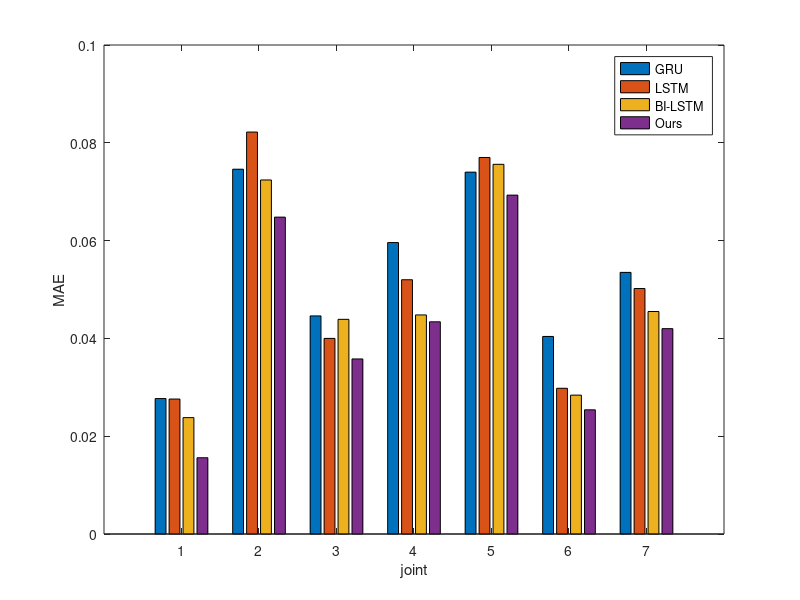

Recreate this plot in MATLAB.
% %----joint1----%%
% true=load('1_true.mat');
% TRUE=true.yTest;
% Bi=load('1_BILSTM_0.0305.mat');
% BILSTM=Bi.YPred;
% gru=load('1_gru_0.0339.mat');
% GRU=gru.YPred;
% lstm=load('1_lstm_0.0359.mat');
% LSTM=lstm.YPred;
% ssa=load('1_SSA_LSTM_0.0247.mat');
% SSA_LSTM=ssa.YPred2;
% 
% plot(TRUE,'LineWidth',1.2);
% hold on;
% plot(BILSTM,'LineWidth',1.2);
% hold on;
% plot(GRU,'LineWidth',1.2);
% hold on;
% plot(LSTM,'LineWidth',1.2);
% hold on;
% plot(SSA_LSTM,'LineWidth',1.2);
% legend('Actual','BiLSTM','GRU','LSTM','Ours','FontSize',20)
% 
% R_bilstm=fitlm(BILSTM,TRUE)
% R_gru=fitlm(GRU,TRUE)
% R_lstm=fitlm(LSTM,TRUE)
% R_our=fitlm(SSA_LSTM,TRUE)
% 
% MAE_LSTM = mean(abs(TRUE - LSTM));
% MAE_BI = mean(abs(TRUE - BILSTM));
% MAE_GRU = mean(abs(TRUE - GRU));
% MAE_SSA = mean(abs(TRUE - SSA_LSTM));
% 
% zp = BaseZoom();
% zp.run;
% zp.run;

% %----joint1_origin----%%
% ps=load('1_outputps.mat');
% outputps=ps.outputps;
% true=load('1_true_origin.mat');
% TRUE=true.yTest;
% Bi=load('1_BILSTM_0.0305.mat');
% BILSTM=mapminmax('reverse',Bi.YPred,outputps);
% gru=load('1_gru_0.0339.mat');
% GRU=mapminmax('reverse',gru.YPred,outputps);
% lstm=load('1_lstm_0.0359.mat');
% LSTM=mapminmax('reverse',lstm.YPred,outputps);
% ssa=load('1_SSA_LSTM_0.0247.mat');
% SSA_LSTM=mapminmax('reverse',ssa.YPred2,outputps);
% 
% plot(TRUE,'LineWidth',1.2);
% hold on;
% plot(BILSTM,'LineWidth',1.2);
% hold on;
% plot(GRU,'LineWidth',1.2);
% hold on;
% plot(LSTM,'LineWidth',1.2);
% hold on;
% plot(SSA_LSTM,'LineWidth',1.2);
% legend('Actual','BiLSTM','GRU','LSTM','Ours','FontSize',20)
% 
% res_bi=fitlm(BILSTM,TRUE)
% res_bi.RMSE
% res_lstm=fitlm(LSTM,TRUE)
% res_lstm.RMSE
% res_gru=fitlm(GRU,TRUE)
% res_gru.RMSE
% res_ssa=fitlm(SSA_LSTM,TRUE)
% res_ssa.RMSE
% 
% err=SSA_LSTM-TRUE;
% sumerr=0;
% sumout=0;
% for i=1:1:4449
%     sumerr=sumerr+err(i)*err(i);
%     sumout=sumout+t_test(i)*t_test(i);
% end
% LSTM_RMSE=sqrt(sumerr/length(err))
% 
% zp = BaseZoom();
% zp.run;
% zp.run;

% % ----joint2----%%
% true=load('2_true.mat');
% TRUE=true.t_test;
% Bi=load('2_BILSTM_0.0963.mat');
% BILSTM=Bi.YPred;
% gru=load('2_gru_0.0974.mat');
% GRU=gru.YPred;
% lstm=load('2_lstm_0.1033.mat');
% LSTM=lstm.YPred;
% ssa=load('2_SSA_LSTM_0.0898.mat');
% SSA_LSTM=ssa.YPred;
% 
% plot(TRUE,'LineWidth',1.2);
% hold on;
% plot(BILSTM,'LineWidth',1.2);
% hold on;
% plot(GRU,'LineWidth',1.2);
% hold on;
% plot(LSTM,'LineWidth',1.2);
% hold on;
% plot(SSA_LSTM,'LineWidth',1.2);
% legend('Actual','BiLSTM','GRU','LSTM','Ours','FontSize',20)
% 
% MAE_LSTM = mean(abs(TRUE - LSTM));
% MAE_BI = mean(abs(TRUE - BILSTM));
% MAE_GRU = mean(abs(TRUE - GRU));
% MAE_SSA = mean(abs(TRUE - SSA_LSTM));
% 
% zp = BaseZoom();
% zp.run;
% zp.run;

%%----joint3----%%
% true=load('3_true.mat');
% TRUE=true.t_test;
% Bi=load('3_BILSTM_0.0557.mat');
% BILSTM=Bi.YPred;
% gru=load('3_gru_0.0604.mat');
% GRU=gru.YPred;
% lstm=load('3_lstm_0.0547.mat');
% LSTM=lstm.YPred;
% ssa=load('3_SSA_LSTM_0.0462.mat');
% SSA_LSTM=ssa.YPred;
% 
% plot(TRUE,'LineWidth',1.2);
% hold on;
% plot(BILSTM,'LineWidth',1.2);
% hold on;
% plot(GRU,'LineWidth',1.2);
% hold on;
% plot(LSTM,'LineWidth',1.2);
% hold on;
% plot(SSA_LSTM,'LineWidth',1.2);
% legend('Actual','BiLSTM','GRU','LSTM','Ours','FontSize',20)
% 
% R_bilstm=fitlm(BILSTM,TRUE)
% R_gru=fitlm(GRU,TRUE)
% R_lstm=fitlm(LSTM,TRUE)
% R_our=fitlm(SSA_LSTM,TRUE)
% 
% MAE_LSTM = mean(abs(TRUE - LSTM));
% MAE_BI = mean(abs(TRUE - BILSTM));
% MAE_GRU = mean(abs(TRUE - GRU));
% MAE_SSA = mean(abs(TRUE - SSA_LSTM));
% 
% zp = BaseZoom();
% zp.run;
% zp.run;

% %----joint4----%%
% true=load('4_true.mat');
% TRUE=true.t_test;
% Bi=load('4_BILSTM_0.0710.mat');
% BILSTM=Bi.YPred;
% gru=load('4_gru_0.0756.mat');
% GRU=gru.YPred;
% lstm=load('4_lstm_0.0725.mat');
% LSTM=lstm.YPred;
% ssa=load('4_SSA_LSTM_0.0665.mat');
% SSA_LSTM=ssa.YPred;
% 
% plot(TRUE,'LineWidth',1.2);
% hold on;
% plot(BILSTM,'LineWidth',1.2);
% hold on;
% plot(GRU,'LineWidth',1.2);
% hold on;
% plot(LSTM,'LineWidth',1.2);
% hold on;
% plot(SSA_LSTM,'LineWidth',1.2);
% legend('Actual','BiLSTM','GRU','LSTM','Ours','FontSize',20)
% 
% MAE_LSTM = mean(abs(TRUE - LSTM));
% MAE_BI = mean(abs(TRUE - BILSTM));
% MAE_GRU = mean(abs(TRUE - GRU));
% MAE_SSA = mean(abs(TRUE - SSA_LSTM));
% 
% zp = BaseZoom();
% zp.run;
% zp.run;

%%----joint5----%%
% true=load('5_true.mat');
% TRUE=true.t_test;
% Bi=load('5_BILSTM_0.0963.mat');
% BILSTM=Bi.YPred;
% gru=load('5_gru_0.1026.mat');
% GRU=gru.YPred;
% lstm=load('5_lstm_0.1022.mat');
% LSTM=lstm.YPred;
% ssa=load('5_SSA_LSTM_0.0909.mat');
% SSA_LSTM=ssa.YPred;
% 
% plot(TRUE,'LineWidth',1.2);
% hold on;
% plot(BILSTM,'LineWidth',1.2);
% hold on;
% plot(GRU,'LineWidth',1.2);
% hold on;
% plot(LSTM,'LineWidth',1.2);
% hold on;
% plot(SSA_LSTM,'LineWidth',1.2);
% legend('Actual','BiLSTM','GRU','LSTM','Ours','FontSize',20)
% 
% MAE_LSTM = mean(abs(TRUE - LSTM));
% MAE_BI = mean(abs(TRUE - BILSTM));
% MAE_GRU = mean(abs(TRUE - GRU));
% MAE_SSA = mean(abs(TRUE - SSA_LSTM));
% 
% zp = BaseZoom();
% zp.run;
% zp.run;

% %%----joint5_origin----%%
% ps=load('5_outputps.mat');
% outputps=ps.outputps;
% true=load('5_true_origin.mat');
% TRUE=true.yTest;
% Bi=load('5_BILSTM_0.0963.mat');
% BILSTM=mapminmax('reverse',Bi.YPred,outputps);
% gru=load('5_gru_0.1026.mat');
% GRU=mapminmax('reverse',gru.YPred,outputps);
% lstm=load('5_lstm_0.1022.mat');
% LSTM=mapminmax('reverse',lstm.YPred,outputps);
% ssa=load('5_SSA_LSTM_0.0909.mat');
% SSA_LSTM=mapminmax('reverse',ssa.YPred,outputps);
% 
% plot(TRUE,'LineWidth',1.2);
% hold on;
% plot(BILSTM,'LineWidth',1.2);
% hold on;
% plot(GRU,'LineWidth',1.2);
% hold on;
% plot(LSTM,'LineWidth',1.2);
% hold on;
% plot(SSA_LSTM,'LineWidth',1.2);
% legend('Actual','BiLSTM','GRU','LSTM','Ours','FontSize',20)
% 
% res_bi=fitlm(BILSTM,TRUE)
% res_bi.RMSE
% res_lstm=fitlm(LSTM,TRUE)
% res_lstm.RMSE
% res_gru=fitlm(GRU,TRUE)
% res_gru.RMSE
% res_ssa=fitlm(SSA_LSTM,TRUE)
% res_ssa.RMSE
% 
% zp = BaseZoom();
% zp.run;
% zp.run;

%%----joint6----%%
% true=load('6_true.mat');
% TRUE=true.yTest;
% Bi=load('6_BILSTM_0.0480.mat');
% BILSTM=Bi.YPred;
% gru=load('6_gru_0.0517.mat');
% GRU=gru.YPred;
% lstm=load('6_lstm_0.0524.mat');
% LSTM=lstm.YPred;
% ssa=load('6_SSA_LSTM_0.0439.mat');
% SSA_LSTM=ssa.YPred;
% 
% plot(TRUE,'LineWidth',1.2);
% hold on;
% plot(BILSTM,'LineWidth',1.2);
% hold on;
% plot(GRU,'LineWidth',1.2);
% hold on;
% plot(LSTM,'LineWidth',1.2);
% hold on;
% plot(SSA_LSTM,'LineWidth',1.2);
% legend('Actual','BiLSTM','GRU','LSTM','Ours','FontSize',20)
% 
% MAE_LSTM = mean(abs(TRUE - LSTM));
% MAE_BI = mean(abs(TRUE - BILSTM));
% MAE_GRU = mean(abs(TRUE - GRU));
% MAE_SSA = mean(abs(TRUE - SSA_LSTM));
% 
% zp = BaseZoom();
% zp.run;
% zp.run;

%%----joint7----%%
% true=load('7_true.mat');
% TRUE=true.yTest;
% Bi=load('7_BILSTM_0.0641.mat');
% BILSTM=Bi.YPred;
% gru=load('7_gru_0.0728.mat');
% GRU=gru.YPred;
% lstm=load('7_lstm_0.0704.mat');
% LSTM=lstm.YPred;
% ssa=load('7_SSA_LSTM_0.0603.mat');
% SSA_LSTM=ssa.YPred;
% 
% plot(TRUE,'LineWidth',1.2);
% hold on;
% plot(BILSTM,'LineWidth',1.2);
% hold on;
% plot(GRU,'LineWidth',1.2);
% hold on;
% plot(LSTM,'LineWidth',1.2);
% hold on;
% plot(SSA_LSTM,'LineWidth',1.2);
% legend('Actual','BiLSTM','GRU','LSTM','Ours','FontSize',20)
% 
% MAE_LSTM = mean(abs(TRUE - LSTM));
% MAE_BI = mean(abs(TRUE - BILSTM));
% MAE_GRU = mean(abs(TRUE - GRU));
% MAE_SSA = mean(abs(TRUE - SSA_LSTM));
% 
% zp = BaseZoom();
% zp.run;
% zp.run;

%%----joint7_origin----%%
% ps=load('7_outputps.mat');
% outputps=ps.outputps;
% true=load('7_true_origin.mat');
% TRUE=true.yTest;
% Bi=load('7_BILSTM_0.0641.mat');
% BILSTM=mapminmax('reverse',Bi.YPred,outputps);
% gru=load('7_gru_0.0728.mat');
% GRU=mapminmax('reverse',gru.YPred,outputps);
% lstm=load('7_lstm_0.0704.mat');
% LSTM=mapminmax('reverse',lstm.YPred,outputps);
% ssa=load('7_SSA_LSTM_0.0603.mat');
% SSA_LSTM=mapminmax('reverse',ssa.YPred,outputps);
% 
% 
% plot(TRUE,'LineWidth',1.2);
% hold on;
% plot(BILSTM,'LineWidth',1.2);
% hold on;
% plot(GRU,'LineWidth',1.2);
% hold on;
% plot(LSTM,'LineWidth',1.2);
% hold on;
% plot(SSA_LSTM,'LineWidth',1.2);
% legend('Actual','BiLSTM','GRU','LSTM','Ours','FontSize',20)
% 
% res_bi=fitlm(BILSTM,TRUE)
% res_bi.RMSE
% res_lstm=fitlm(LSTM,TRUE)
% res_lstm.RMSE
% res_gru=fitlm(GRU,TRUE)
% res_gru.RMSE
% res_ssa=fitlm(SSA_LSTM,TRUE)
% res_ssa.RMSE
% 
% zp = BaseZoom();
% zp.run;
% zp.run;

% %%----joint7-errors----%%
% true=load('7_true.mat');
% TRUE=true.yTest;
% Bi=load('7_BILSTM_0.0641.mat');
% BILSTM=Bi.YPred;
% gru=load('7_gru_0.0728.mat');
% GRU=gru.YPred;
% lstm=load('7_lstm_0.0704.mat');
% LSTM=lstm.YPred;
% ssa=load('7_SSA_LSTM_0.0603.mat');
% SSA_LSTM=ssa.YPred;
% ZERO=zeros(1,4449);
% 
% plot(TRUE-BILSTM,'LineWidth',1.2);
% hold on;
% plot(TRUE-GRU,'LineWidth',1.2);
% hold on;
% plot(TRUE-LSTM,'LineWidth',1.2);
% hold on;
% plot(TRUE-SSA_LSTM,'LineWidth',1.2);
% hold on;
% plot(ZERO,'LineWidth',1.2);
% hold on;
% legend('BiLSTM','GRU','LSTM','Ours','zero','FontSize',20)
% 
% zp = BaseZoom();
% zp.run;
% zp.run;

% %%----joint1-errors----%%
% true=load('1_true.mat');
% TRUE=true.yTest;
% Bi=load('1_BILSTM_0.0305.mat');
% BILSTM=Bi.YPred;
% gru=load('1_gru_0.0339.mat');
% GRU=gru.YPred;
% lstm=load('1_lstm_0.0359.mat');
% LSTM=lstm.YPred;
% ssa=load('1_SSA_LSTM_0.0247.mat');
% SSA_LSTM=ssa.YPred2;
% ZERO=zeros(1,4449);
% 
% plot(TRUE-BILSTM,'LineWidth',1.2);
% hold on;
% plot(TRUE-GRU,'LineWidth',1.2);
% hold on;
% plot(TRUE-LSTM,'LineWidth',1.2);
% hold on;
% plot(TRUE-SSA_LSTM,'LineWidth',1.2);
% hold on;
% plot(ZERO,'LineWidth',1.2);
% hold on;
% legend('BiLSTM','GRU','LSTM','Ours','zero','FontSize',20)
% 
% zp = BaseZoom();
% zp.run;
% zp.run;

% %%----joint2-errors----%%
% true=load('2_true.mat');
% TRUE=true.t_test;
% Bi=load('2_BILSTM_0.0963.mat');
% BILSTM=Bi.YPred;
% gru=load('2_gru_0.0974.mat');
% GRU=gru.YPred;
% lstm=load('2_lstm_0.1033.mat');
% LSTM=lstm.YPred;
% ssa=load('2_SSA_LSTM_0.0898.mat');
% SSA_LSTM=ssa.YPred;
% ZERO=zeros(1,4449);
% 
% plot(TRUE-BILSTM,'LineWidth',1.2);
% hold on;
% plot(TRUE-GRU,'LineWidth',1.2);
% hold on;
% plot(TRUE-LSTM,'LineWidth',1.2);
% hold on;
% plot(TRUE-SSA_LSTM,'LineWidth',1.2);
% hold on;
% plot(ZERO,'LineWidth',1.2);
% hold on;
% legend('BiLSTM','GRU','LSTM','Ours','zero','FontSize',20)
% 
% 
% resquared=fitlm(SSA_LSTM,TRUE)
% 
% zp = BaseZoom();
% zp.run;
% zp.run;

% %-----条形图-----%%
% y_RMSE=[0.0339,0.0359,0.0305,0.0247;
%     0.0974,0.1033,0.0963,0.0898;
%     0.0604,0.0547,0.0557,0.0462;
%     0.0756,0.0725,0.0710,0.0665;
%     0.1026,0.1022,0.0963,0.0909;
%     0.0517,0.0524,0.0480,0.0439;
%     0.0728,0.0704,0.0641,0.0603];
% bar(y_RMSE);
% xlabel('joint')
% ylabel('RMSE')
% legend({'GRU','LSTM','BI-LSTM','Ours'})

MAE=[0.0277,0.0276,0.0238,0.0156;
    0.0746,0.0822,0.0724,0.0648;
    0.0446,0.0400,0.0439,0.0358;
    0.0596,0.0520,0.0448,0.0434;
    0.0740,0.0770,0.0756,0.0693;
    0.0404,0.0298,0.0284,0.0254;
    0.0535,0.0502,0.0455,0.0420];
name1=['joint1','joint2','joint3','joint4','joint5','joint6','joint7'];
name2=["joint1" "joint2" "joint3" "joint4" "joint5" "joint6" "joint7"];
bar(MAE);
xlabel('joint')
ylabel('MAE')
legend({'GRU','LSTM','BI-LSTM','Ours'})








